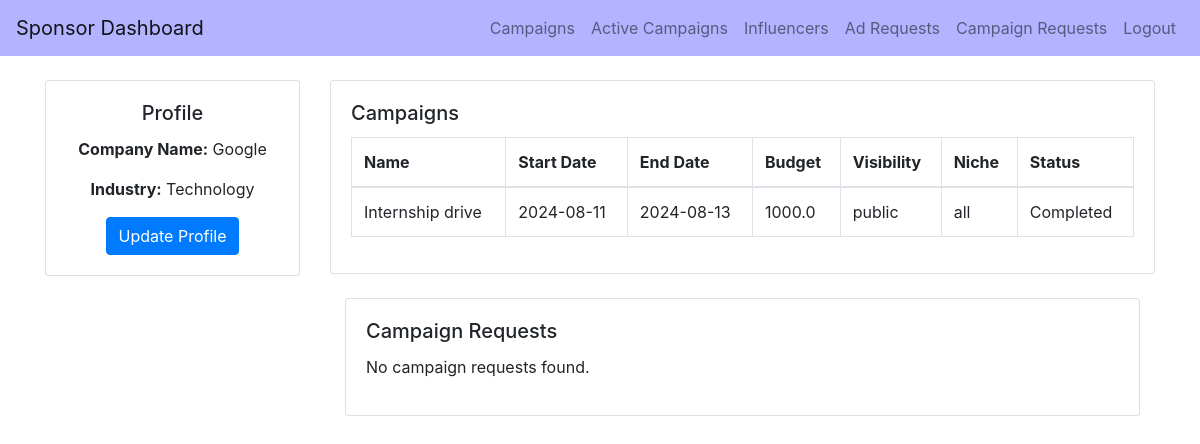
The page /sponsor_dashboard/google_admin on the database its author committed.
### backend/models.py (models this page shows)
class Sponsor(db.Model):
    __tablename__ = 'sponsor'
    id = db.Column(db.Integer, primary_key=True)
    name = db.Column(db.String(100), nullable=False)
    email = db.Column(db.String(150), nullable=False)
    company = db.Column(db.String(100), nullable=False)
    industry = db.Column(db.String(100), nullable=False)
    user_id = db.Column(db.Integer, db.ForeignKey('user.id'), nullable=False)
    user = db.relationship('User', backref='sponsor_user', uselist=False)

class Campaign(db.Model):
    __tablename__ = 'campaign'
    id = db.Column(db.Integer, primary_key=True)
    name = db.Column(db.String(100), nullable=False)
    description = db.Column(db.Text, nullable=False)
    start_date = db.Column(db.Date, nullable=False)
    end_date = db.Column(db.Date, nullable=False)
    budget = db.Column(db.Float, nullable=False)
    visibility = db.Column(db.String(10), nullable=False)  # public, private
    goals = db.Column(db.Text, nullable=False)
    niche = db.Column(db.String(50), nullable=False)
    status = db.Column(db.String(10), nullable=False)
    flagged = db.Column(db.Boolean, default=False, nullable=False)
    user_id = db.Column(db.Integer, db.ForeignKey('user.id'), nullable=False)
    ad_requests = db.relationship('AdRequest', backref='campaigns_ad_requests', cascade="all, delete-orphan")
    campaign_requests = db.relationship('CampaignRequest', backref='campaign_campaign_requests', cascade="all, delete-orphan")

### backend/controller.py (the view, shortened to what this page needs)
@app.route('/sponsor_dashboard', methods=['GET', 'POST'])
@app.route('/sponsor_dashboard/<username>', methods=['GET', 'POST'])
def sponsor_dashboard(username=None):
    username = username or request.args.get('username')
    company = request.args.get('company')
    industry = request.args.get('industry')
    usr = User.query.filter_by(username=username).first()
    if usr and usr.role == 'sponsor':
        sponsor = Sponsor.query.filter_by(user_id=usr.id).first()
        if sponsor:
            sponsor_campaigns = Campaign.query.filter_by(user_id=usr.id).all()
            campaign_requests = CampaignRequest.query.filter_by(sponsor_id=sponsor.id, status='Pending').all()
            return render_template("sponsor_dashboard.html",
                                    username=usr.username,
                                    name=sponsor.name,
                                    email=sponsor.email,
                                    company=sponsor.company,
                                    industry=sponsor.industry,
                                    campaigns=sponsor_campaigns,
                                    campaign_requests=campaign_requests)

### templates/sponsor_dashboard.html (shortened to what this page needs)
<!DOCTYPE html>
<html lang="en">
<head>
    <link href="https://stackpath.bootstrapcdn.com/bootstrap/4.5.2/css/bootstrap.min.css" rel="stylesheet">
</head>
<body>
    <nav class="navbar navbar-expand-lg navbar-light" style="background-color: #b3b3ff;">
        <a class="navbar-brand" href="/sponsor_dashboard/{{ username }}">Sponsor Dashboard</a>
        <div class="collapse navbar-collapse">
            <ul class="navbar-nav ml-auto">
                <li class="nav-item">
                    <a class="nav-link" href="/sponsor_campaigns/{{ username }}">Campaigns</a>
                </li>
                <li class="nav-item">
                    <a class="nav-link" href="{{ url_for('active_campaigns_sponsor', username=username) }}">Active Campaigns</a>
                </li>
                <li class="nav-item">
                    <a class="nav-link" href="/sponsor_influencers/{{ username }}">Influencers</a>
                </li>
                <li class="nav-item">
                    <a class="nav-link" href="/sponsor_ad_requests/{{ username }}">Ad Requests</a>
                </li>
                <li class="nav-item">
                    <a class="nav-link" href="/sponsor_campaign_requests/{{ username }}">Campaign Requests</a>
                </li>
                <li class="nav-item">
                    <a class="nav-link" href="{{ url_for('logout') }}">Logout</a>
                </li>
            </ul>
        </div>
    </nav>
<div class="container mt-4">
    <div class="row">
        <div class="col-md-3 left-column">
            <div class="card">
                <div class="card-body text-center">
                    <h5 class="card-title">Profile</h5>
                    <p><strong>Company Name:</strong> {{ company }}</p>
                    <p><strong>Industry:</strong> {{ industry }}</p>
                    <button class="btn btn-primary" data-toggle="modal" data-target="#updateProfileModal">Update Profile</button>
                </div>
            </div>
        </div>
        <div class="col-md-9">
            <div class="card mb-4">
                <div class="card-body">
                    <h5 class="card-title">Campaigns</h5>
                    {% if campaigns %}
                        <div class="table-responsive">
                            <table class="table table-bordered">
                                <thead>
                                    <tr>
                                        <th>Name</th>
                                        <th>Start Date</th>
                                        <th>End Date</th>
                                        <th>Budget</th>
                                        <th>Visibility</th>
                                        <th>Niche</th>
                                        <th>Status</th>
                                    </tr>
                                </thead>
                                <tbody>
                                    {% for campaign in campaigns %}
                                        <tr>
                                            <td>{{ campaign.name }}</td>
                                            <td>{{ campaign.start_date }}</td>
                                            <td>{{ campaign.end_date }}</td>
                                            <td>{{ campaign.budget }}</td>
                                            <td>{{ campaign.visibility }}</td>
                                            <td>{{ campaign.niche }}</td>
                                            <td>{{ campaign.status }}</td>
                                        </tr>
                                    {% endfor %}
                                </tbody>
                            </table>
                        </div>
                    {% else %}
                        <p>No campaigns found.</p>
                    {% endif %}
                </div>
            </div>
            <div class="container mt-4">
                <div class="row">
                    <div class="col-md-12">
                        <div class="card mb-4">
                            <div class="card-body">
                                <h5 class="card-title">Campaign Requests</h5>
                                <div class="list-group">
                                    {% if campaign_requests %}
                                        {% for request in campaign_requests %}
                                            <div class="list-group-item">
                                                <h5 class="mb-1">Campaign ID: {{ request.campaign_id }}</h5>
                                                <p class="mb-1">Message: {{ request.messages }}</p>
                                                <p class="mb-1">Payment Amount: {{ request.payment_amount }}</p>
                                                <p class="mb-1">Status: {{ request.status }}</p>
                                                <p class="mb-1">Created At: {{ request.created_at }}</p>
                                                <form method="POST" action="{{ url_for('handle_campaign_request', request_id=request.id, action='accept') }}" class="d-inline">
                                                    <button type="submit" class="btn btn-success btn-sm">Accept</button>
                                                </form>
                                                <form method="POST" action="{{ url_for('handle_campaign_request', request_id=request.id, action='reject') }}" class="d-inline">
                                                    <button type="submit" class="btn btn-danger btn-sm">Reject</button>
                                                </form>
                                            </div>
                                        {% endfor %}
                                    {% else %}
                                        <p>No campaign requests found.</p>
                                    {% endif %}
                                </div>
                            </div>
                        </div>
                    </div>
                </div>
            </div>
        </div>
    </div>
</div>
</body>
</html>

### templates/sponsor_dashboard.html (style rules this page uses)
.left-column { padding-right: 15px; }

### rows shown on the page
Sponsor: company "Google", industry "Technology"
Campaign: name "Internship drive", start_date "2024-08-11", end_date "2024-08-13", budget "1000.0", visibility "public", niche "all", status "Completed"
